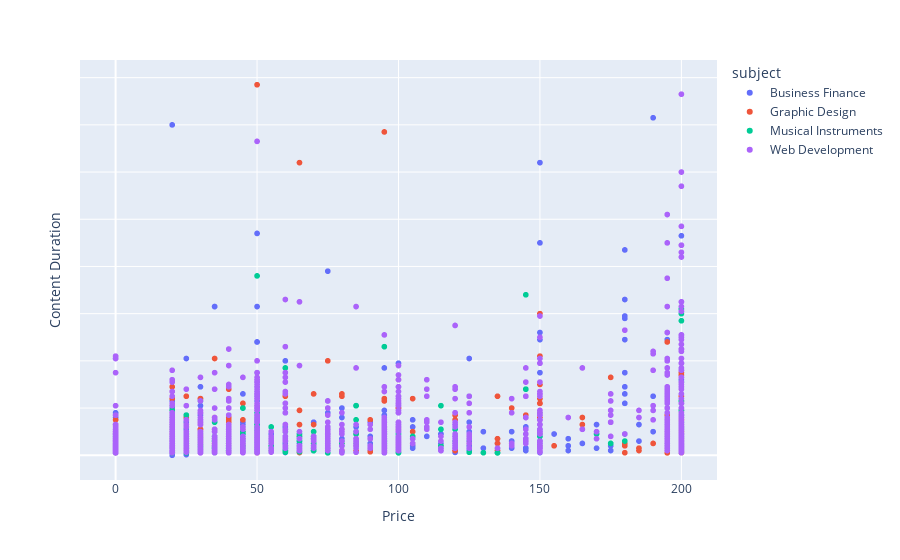

The cell this chart's notebook holds for it:
### Code cell
fig = px.scatter(df,x = df['price'], y = df['content_duration'],
           hover_data = ['course_title'],color=df["subject"])

fig.update_xaxes(title='Price')
fig.update_yaxes(title='Content Duration',showticklabels=False)
fig.show()

### Figure 1 — Plotly figure (JSON) as saved in the notebook; plotly's stock layout.template omitted (floating-point values rounded to 4 significant figures; data arrays with more than 128 entries replaced by an {"elided": "..."} marker saying what was removed)
{"data": [{"customdata": {"elided": "1195x1 str values"}, "hovertemplate": "subject=Business Finance<br>price=%{x}<br>content_duration=%{y}<br>course_title=%{customdata[0]}<extra></extra>", "legendgroup": "Business Finance", "marker": {"color": "#636efa", "symbol": "circle"}, "mode": "markers", "name": "Business Finance", "showlegend": true, "type": "scattergl", "x": {"elided": "1195 int values"}, "xaxis": "x", "y": {"elided": "1195 float values"}, "yaxis": "y"}, {"customdata": {"elided": "603x1 str values"}, "hovertemplate": "subject=Graphic Design<br>price=%{x}<br>content_duration=%{y}<br>course_title=%{customdata[0]}<extra></extra>", "legendgroup": "Graphic Design", "marker": {"color": "#EF553B", "symbol": "circle"}, "mode": "markers", "name": "Graphic Design", "showlegend": true, "type": "scattergl", "x": {"elided": "603 int values"}, "xaxis": "x", "y": {"elided": "603 float values"}, "yaxis": "y"}, {"customdata": {"elided": "680x1 str values"}, "hovertemplate": "subject=Musical Instruments<br>price=%{x}<br>content_duration=%{y}<br>course_title=%{customdata[0]}<extra></extra>", "legendgroup": "Musical Instruments", "marker": {"color": "#00cc96", "symbol": "circle"}, "mode": "markers", "name": "Musical Instruments", "showlegend": true, "type": "scattergl", "x": {"elided": "680 int values"}, "xaxis": "x", "y": {"elided": "680 float values"}, "yaxis": "y"}, {"customdata": {"elided": "1200x1 str values"}, "hovertemplate": "subject=Web Development<br>price=%{x}<br>content_duration=%{y}<br>course_title=%{customdata[0]}<extra></extra>", "legendgroup": "Web Development", "marker": {"color": "#ab63fa", "symbol": "circle"}, "mode": "markers", "name": "Web Development", "showlegend": true, "type": "scattergl", "x": {"elided": "1200 int values"}, "xaxis": "x", "y": {"elided": "1200 float values"}, "yaxis": "y"}], "layout": {"legend": {"title": {"text": "subject"}, "tracegroupgap": 0}, "margin": {"t": 60}, "xaxis": {"anchor": "y", "domain": [0, 1], "title": {"text": "Price"}}, "yaxis": {"anchor": "x", "domain": [0, 1], "showticklabels": false, "title": {"text": "Content Duration"}}}}
